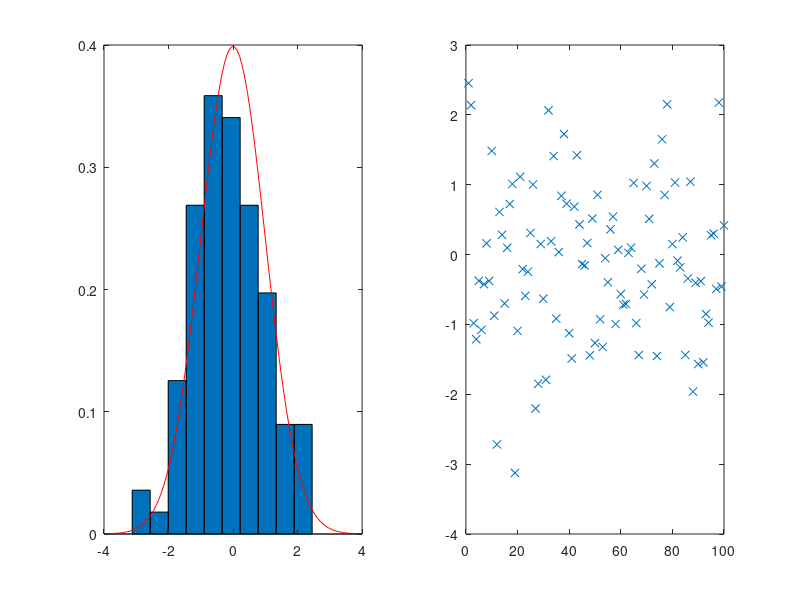
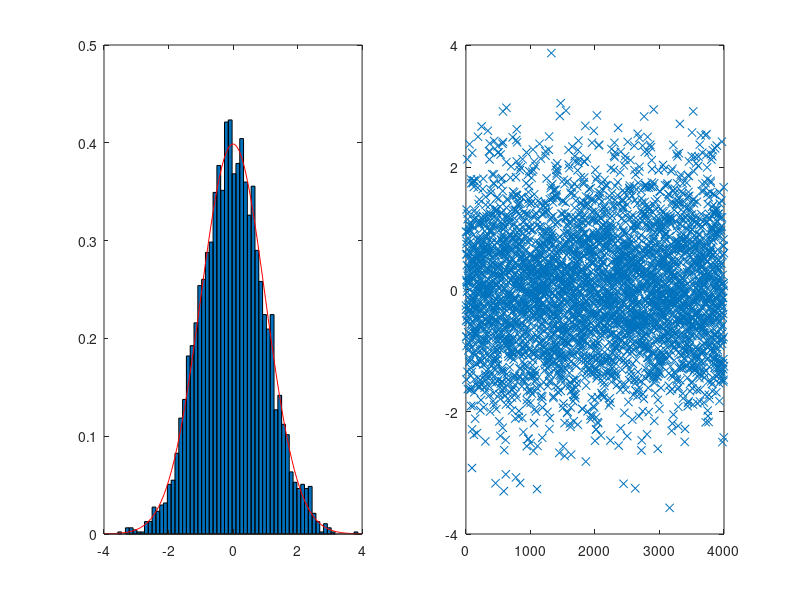
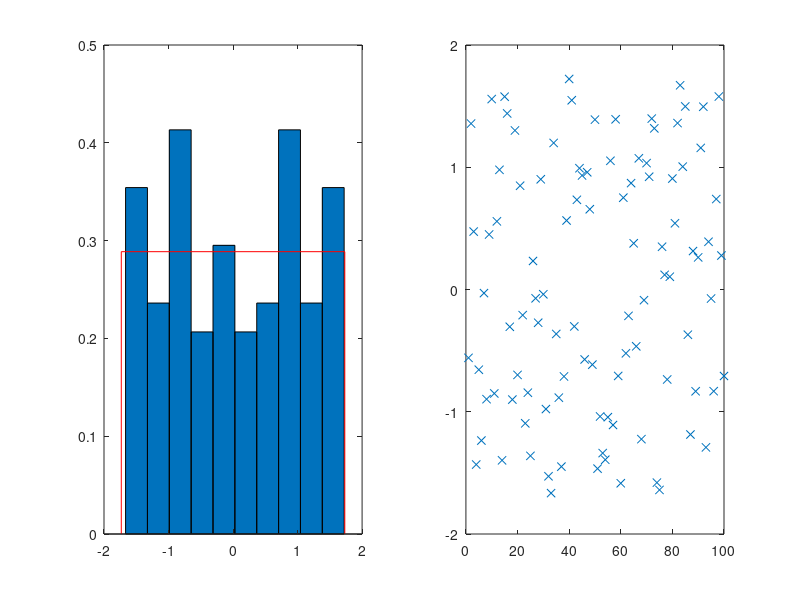
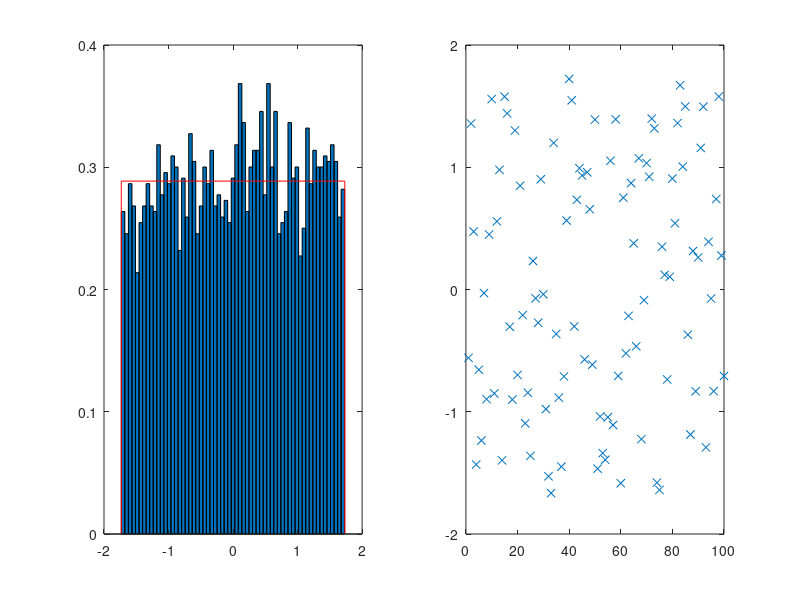

Reproduce these figures in MATLAB, in order.
clear all
close all
clc

m=0;
sig=1;


%%random variables
N1 = 100; % number of realisation

N2 = 4000; % number of realisation

nb1= sqrt (N1); %number of bins
nb2 = sqrt (N2); %number of bins
%% normal distribution
x_norm1 = randn (N1,1);
x_norm2 = randn (N2,1);
pdfGauss = @(x_norm1, m, sig) 1/sqrt(2*pi)/sig*exp(-0.5*((x_norm1-m)/sig).^2);
x = linspace (-4,4,100)
x_norm1mean= mean (x_norm1)
fprintf('1.1. mean of the normal distribution: \n');
disp(x_norm1)
x_norm1std= std (x_norm1)
fprintf('1.1. standard deviation of the normal distribution: \n');
disp(x_norm1)

x_norm2mean= mean (x_norm2)
fprintf('1.2. mean of the normal distribution: \n');
disp(x_norm2)
x_norm1std= std (x_norm1)
fprintf('1.2. standard deviation of the normal distribution: \n');
disp(x_norm2)

figure(1)
subplot(1,2,1)
[n,b] = hist(x_norm1,nb1);
bar (b,n/(b(2)-b(1))/sum(n), 1)
hold on
plot (x,pdfGauss(x,m,sig),"r")

subplot(1,2,2)
xn=[0:1:length(x_norm1)-1]
plot(x_norm1,"x")

figure(2)      
subplot(1,2,1)
[n,b] = hist(x_norm2,nb2);
bar (b,n/(b(2)-b(1))/sum(n), 1)
hold on
plot (x,pdfGauss(x,m,sig),"r")
subplot(1,2,2)
xn=[0:1:length(x_norm2)-1]
plot(x_norm2,"x")
%%Uniform Distribution
x_uni1 = 2*sqrt(3)*(rand(N1,1)-0.5);

x_uni2 = 2*sqrt(3)*(rand(N2,1)-0.5);

xs= [-sqrt(3) -sqrt(3) sqrt(3) sqrt(3)];
ys = [0 1/(2*sqrt(3)) 1/(2*sqrt(3)) 0];
x_uni1mean= mean (x_uni1)
x_uni2mean= mean (x_uni2)

x_uni1std= std (x_uni1)
x_uni2std= std (x_uni2)

figure(3)
subplot(1,2,1)
[n,b] = hist(x_uni1,nb1);
bar (b,n/(b(2)-b(1))/sum(n), 1)
hold on 
plot (xs,ys,"r")
subplot(1,2,2)
xn=[0:1:length(x_uni1)-1]
plot(x_uni1,"x")

figure(4)
subplot(1,2,1)
[n,b] = hist(x_uni2,nb2);
bar (b,n/(b(2)-b(1))/sum(n), 1)
hold on
plot (xs,ys,"r")
subplot(1,2,2)
xn=[0:1:length(x_uni2)-1]
plot(x_uni1,"x")
%gaussian mixture
m = 0.95;
sig= sqrt (1-m^2);
x_gauss1 = randn (N1,1)*sqrt(1-m*m)+m;
k1 = find(rand(N1,1)>0.5);
x_gauss1(k1) = x_gauss1(k1)-2*m;

pdfGauss = @(x_gauss1, m, sig) 1/sqrt(2*pi)/sig*exp(-0.5*((x_gauss1-m)/sig).^2);

x_gauss1mean= mean (x_gauss1)

x_gauss1std= std (x_gauss1)


%plot
figure(5)
subplot(1,2,1)
[n,b] = hist(x_gauss1,nb1);
bar (b,n/(b(2)-b(1))/sum(n), 1)
hold on
plot (x, 0.5*pdfGauss(x, -m, sig)+0.5*pdfGauss(x, m, sig))
subplot(1,2,2)
xn=[0:1:length(x_gauss1)-1]
plot(x_gauss1,"x")

x_gauss2 = randn (N2,1)*sqrt(1-m*m)+m;
k2 = find(rand(N2,1)>0.5);
x_gauss2(k2) = x_gauss2(k2)-2*m;

pdfGauss = @(x_gauss2, m, sig) 1/sqrt(2*pi)/sig*exp(-0.5*((x_gauss2-m)/sig).^2);

x_gauss2mean= mean (x_gauss2)
x_norm2std= std (x_norm2)


%plot
figure(6)
subplot(1,2,1)
[n,b] = hist(x_gauss2,nb2);
bar (b,n/(b(2)-b(1))/sum(n), 1);
hold on
plot (x, 0.5*pdfGauss(x, -m, sig)+0.5*pdfGauss(x, m, sig))

subplot(1,2,2)
xn=[0:1:length(x_gauss2)-1]
plot(x_gauss2,"x")

